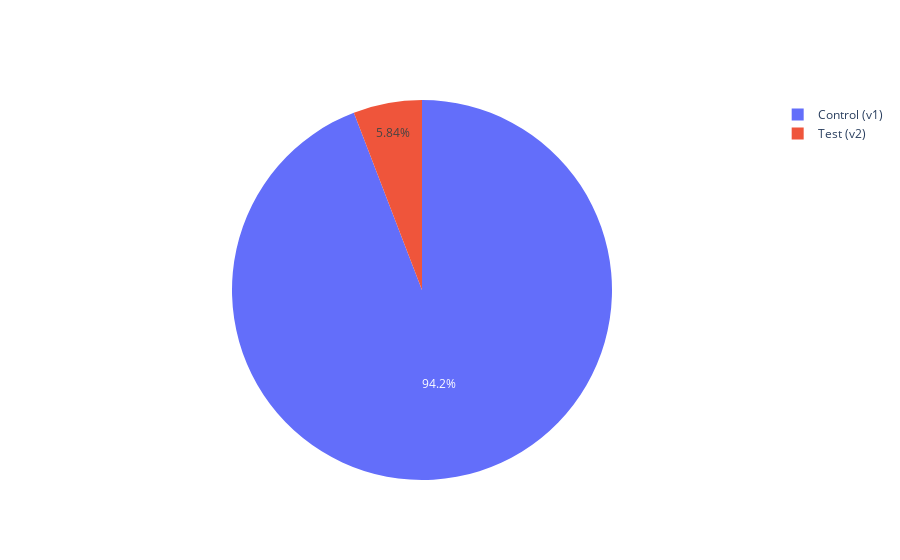

The notebook cell saved with this chart:
### Markdown cell above
## Overall AB Split

Theories about why the AB split won't match what is "set" on the AB splitter:

* Repeat users will almost always be in the control set, and we have built up a good backlog over a couple of months (40% of our users are returning from google analytics, but that is over full lifetime of the cookie https://analytics.google.com/analytics/web/?authuser=2#/report/visitors-type/a117250120w173910722p173182279/ )
* Potenially it's related to coming from AMP (don't think so)
* Potentially it's based on origin of the traffic (e.g. certain query params, but this has been turned off).

### Code cell
ab_split_summary = non_amp_events.groupby("is_test").count()["sent_at"]
ab_split_summary_pretty = [[("Test (v2)" if z[0] else "Control (v1)"), z[1]] for z in ab_split_summary.iteritems()]


import plotly.graph_objects as go
fig = make_subplots(1, 1)

fig.add_trace(
    go.Pie(values=[z[1] for z in ab_split_summary_pretty], labels=[z[0] for z in ab_split_summary_pretty]),
)

                
fig.show()

### Figure 1 — Plotly figure (JSON) as saved in the notebook; plotly's stock layout.template omitted (floating-point values rounded to 4 significant figures)
{"data": [{"labels": ["Control (v1)", "Test (v2)"], "type": "pie", "values": [1507374, 93482]}], "layout": {"autosize": true, "xaxis": {"anchor": "y", "domain": [0, 1]}, "yaxis": {"anchor": "x", "domain": [0, 1]}}}
